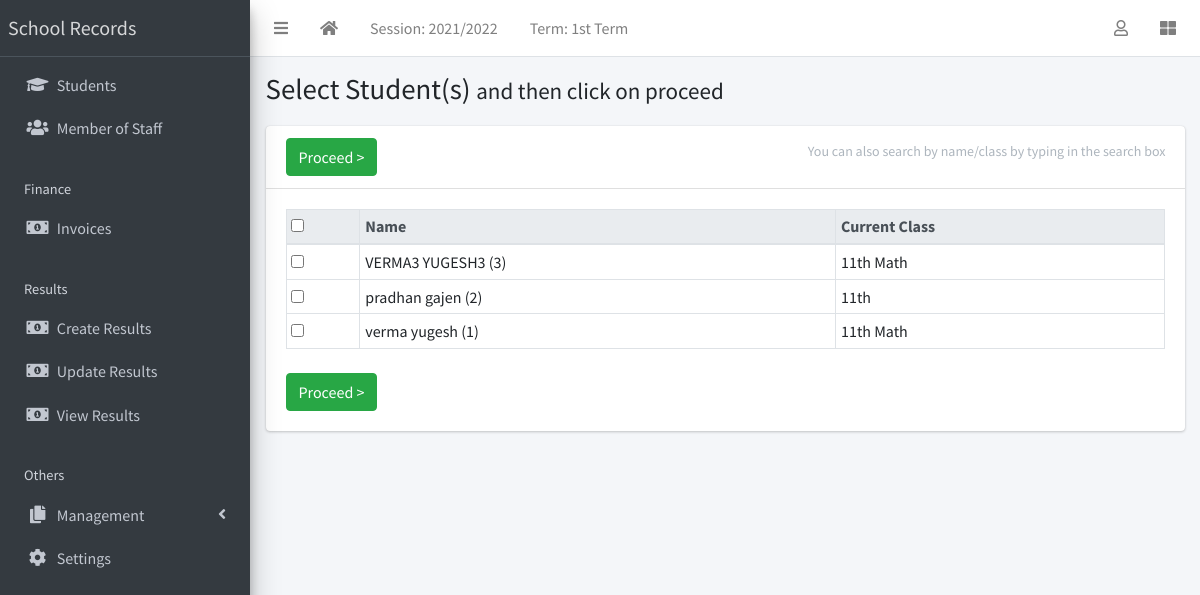
The page /result/create/ (signed in) on the database its author committed.
### apps/corecode/models.py (models this page shows, shortened)
class AcademicSession(models.Model):
    name = models.CharField(max_length=200, unique=True)
    current = models.BooleanField(default=True)
    class Meta:
        ordering = ["-name"]

class AcademicTerm(models.Model):
    name = models.CharField(max_length=20, unique=True)
    current = models.BooleanField(default=True)
    class Meta:
        ordering = ["name"]

class StudentClass(models.Model):
    name = models.CharField(max_length=200, unique=True)
    class Meta:
        verbose_name = "Class"
        verbose_name_plural = "Classes"
        ordering = ["name"]
    def __str__(self):
        return self.name

### apps/students/models.py (models this page shows, shortened)
class Student(models.Model):
    STATUS_CHOICES = [("active", "Active"), ("inactive", "Inactive")]
    GENDER_CHOICES = [("male", "Male"), ("female", "Female")]
    current_status = models.CharField(
        max_length=10, choices=STATUS_CHOICES, default="active"
    )
    registration_number = models.CharField(max_length=200, unique=True)
    surname = models.CharField(max_length=200)
    firstname = models.CharField(max_length=200)
    other_name = models.CharField(max_length=200, blank=True)
    gender = models.CharField(max_length=10, choices=GENDER_CHOICES, default="male")
    date_of_birth = models.DateField(default=timezone.now)
    current_class = models.ForeignKey(
        StudentClass, on_delete=models.SET_NULL, blank=True, null=True
    )
    date_of_admission = models.DateField(default=timezone.now)
    mobile_num_regex = RegexValidator(
        regex="^[0-9]{10,15}$", message="Entered mobile number isn't in a right format!"
    )
    parent_mobile_number = models.CharField(
        validators=[mobile_num_regex], max_length=13, blank=True
    )
    address = models.TextField(blank=True)
    others = models.TextField(blank=True)
    passport = models.ImageField(blank=True, upload_to="students/passports/")
    class Meta:
        ordering = ["surname", "firstname", "other_name"]
    def __str__(self):
        return f"{self.surname} {self.firstname} {self.other_name} ({self.registration_number})"

### apps/result/views.py (the view, shortened to what this page needs)
# urls.py: path("create/", create_result, name="create-result"),
@login_required
def create_result(request):
    students = Student.objects.all()
    return render(request, "result/create_result.html", {"students": students})

### apps/corecode/context_processors.py (called while the page is built)
def site_defaults(request):
    current_session = AcademicSession.objects.get(current=True)
    current_term = AcademicTerm.objects.get(current=True)
    vals = SiteConfig.objects.all()
    contexts = {
        "current_session": current_session.name,
        "current_term": current_term.name,
    }
    for val in vals:
        contexts[val.key] = val.value
    return contexts

### apps/result/templates/result/create_result.html (shortened to what this page needs)
{% extends 'base.html' %}
{% block title %}
  Select Student(s) <span class="small">and then click on proceed</span>
{% endblock title %}
{% block content-header %}
  <form method="POST">
  <div class="card-header">
    <h3 class="card-title">
      <input type="submit" class="btn btn-success" value="Proceed >">
    </h3>
    <div class="card-tools">
      <p class="small btn btn-tool">You can also search by name/class by typing in the search box</p>
    </div>
  </div>
{% endblock content-header %}
{% block content %}
  <table id="studenttable" class="table table-sm table-bordered" data-page-length='100'>
    <thead class="thead-light">
      <tr>
        <th><input type="checkbox" id="selecter"></th>
        <th>Name</th>
        <th>Current Class</th>
      </tr>
    </thead>
    <tbody>
      {% for student in students %}
        <tr>
          <td><input type="checkbox" id="{{ student.id }}" name="students" value="{{ student.id}}"></td>
          <td>{{student}} </td>
          <td>{{student.current_class}}</td>
        </tr>
      {% endfor %}
    </tbody>
  </table>
  <input type="submit" class="btn btn-success mt-2" value="Proceed >">
</form>
{% endblock content %}

### templates/base.html (shortened to what this page needs)
{% load static %}
<!DOCTYPE html>
<html lang="en">
<head>
  <link rel="stylesheet" href="{% static 'plugins/fontawesome-free/css/all.min.css' %}">
  <link rel="stylesheet" href="{% static 'plugins/toastr/toastr.min.css' %}">
  <link rel="stylesheet"
    href="{% static 'plugins/overlayScrollbars/css/OverlayScrollbars.min.css' %}">
  <link rel="stylesheet" href="{% static 'plugins/Datatables/datatables.min.css' %}" />
  <link rel="stylesheet" href="{% static 'dist/css/adminlte.min.css' %}">
</head>
<body
  class="hold-transition sidebar-mini layout-fixed layout-navbar-fixed layout-footer-fixed">
  <div class="wrapper">
    <nav class="main-header navbar navbar-expand navbar-white navbar-light">
      <ul class="navbar-nav">
        <li class="nav-item">
          <a class="nav-link" data-widget="pushmenu" href="#" role="button"><i
              class="fas fa-bars"></i></a>
        </li>
        <li class="nav-item d-none d-sm-inline-block">
          <a href="{% url 'home' %} " class="nav-link"><i class="fa fa-home"></i></a>
        </li>
        <li class="nav-item d-none d-sm-inline-block">
          <a href="{% url 'current-session' %}" class="nav-link">Session: {{ current_session }}</a>
        </li>
        <li class="nav-item d-none d-sm-inline-block">
          <a href="{% url 'current-session' %}" class="nav-link">Term: {{ current_term }}</a>
        </li>
      </ul>
      <ul class="navbar-nav ml-auto">
        <li class="nav-item dropdown">
          <a class="nav-link" data-toggle="dropdown" href="#">
            <i class="far fa-user"></i>
          </a>
        </li>
        <li class="nav-item">
          <a class="nav-link" data-widget="control-sidebar" data-slide="true"
            href="#" role="button"><i class="fas fa-th-large"></i></a>
        </li>
      </ul>
    </nav>
    <aside class="main-sidebar sidebar-dark-primary elevation-4">
      <a href="{% url 'home' %}" class="brand-link">School Records</a>
      <div class="sidebar">
        <nav class="mt-2">
          <ul class="nav nav-pills nav-sidebar flex-column"
            data-widget="treeview" role="menu" data-accordion="false">
            <li class="nav-item">
              <a href="{% url 'student-list' %}" class="nav-link">
                <i class="nav-icon fas fa-graduation-cap"></i>
                <p>
                  Students
                </p>
              </a>
            </li>
            <li class="nav-item">
              <a href="{% url 'staff-list' %}" class="nav-link">
                <i class="nav-icon fas fa-users"></i>
                <p>
                  Member of Staff
                </p>
              </a>
            </li>
            <li class="nav-header">Finance</li>
            <li class="nav-item">
              <a href="{% url 'invoice-list' %}" class="nav-link">
                <i class="nav-icon fas fa-money-bill-alt"></i>
                <p>
                  Invoices
                </p>
              </a>
            </li>
            <li class="nav-header">Results</li>
            <li class="nav-item">
              <a href="{% url 'create-result' %}" class="nav-link">
                <i class="nav-icon fas fa-money-bill-alt"></i>
                <p>
                  Create Results
                </p>
              </a>
            </li>
            <li class="nav-item">
              <a href="{% url 'edit-results' %}" class="nav-link">
                <i class="nav-icon fas fa-money-bill-alt"></i>
                <p>
                  Update Results
                </p>
              </a>
            </li>
            <li class="nav-item">
              <a href="{% url 'view-results' %}" class="nav-link">
                <i class="nav-icon fas fa-money-bill-alt"></i>
                <p>
                  View Results
                </p>
              </a>
            </li>
            <li class="nav-header">Others</li>
            <li class="nav-item has-treeview">
              <a href="#" class="nav-link">
                <i class="nav-icon fas fa-copy"></i>
                <p>
                  Management
                  <i class="fas fa-angle-left right"></i>
                </p>
              </a>
            </li>
            <li class="nav-item">
              <a href="{% url 'configs' %}" class="nav-link">
                <i class="nav-icon fas fa-cog"></i>
                <p>
                  Settings
                </p>
              </a>
            </li>
          </ul>
        </nav>
      </div>
    </aside>
    <div class="content-wrapper">
      <section class="content-header">
        <div class="container-fluid">
          <div class="row mb-1">
            <div class="col-sm-8">
              <h1>{% block title %}{% endblock title %}</h1>
            </div>
            <div class="col-sm-4">
            </div>
          </div>
        </div>
      </section>
      <section class="content">
        <div class="container-fluid">
          <div class="row">
            <div class="col-md-12">
              {% block fullcard %}
              <div class="card">
                {% block content-header %}{% endblock content-header %}
                <div class="card-body">
                  <div class="row">
                    <div class="col">
                      {% block content %}
                      {% endblock content %}
                    </div>
                  </div>
                </div>
              </div>
              {% endblock fullcard %}
            </div>
          </div>
</body>
</html>

### rows shown on the page
AcademicSession: name "2021/2022"
AcademicTerm: name "1st Term"
Student: surname+firstname+other_name "VERMA3 YUGESH3 (3)", current_class "11th Math"
Student: surname+firstname+other_name "pradhan gajen (2)", current_class "11th"
Student: surname+firstname+other_name "verma yugesh (1)", current_class "11th Math"
